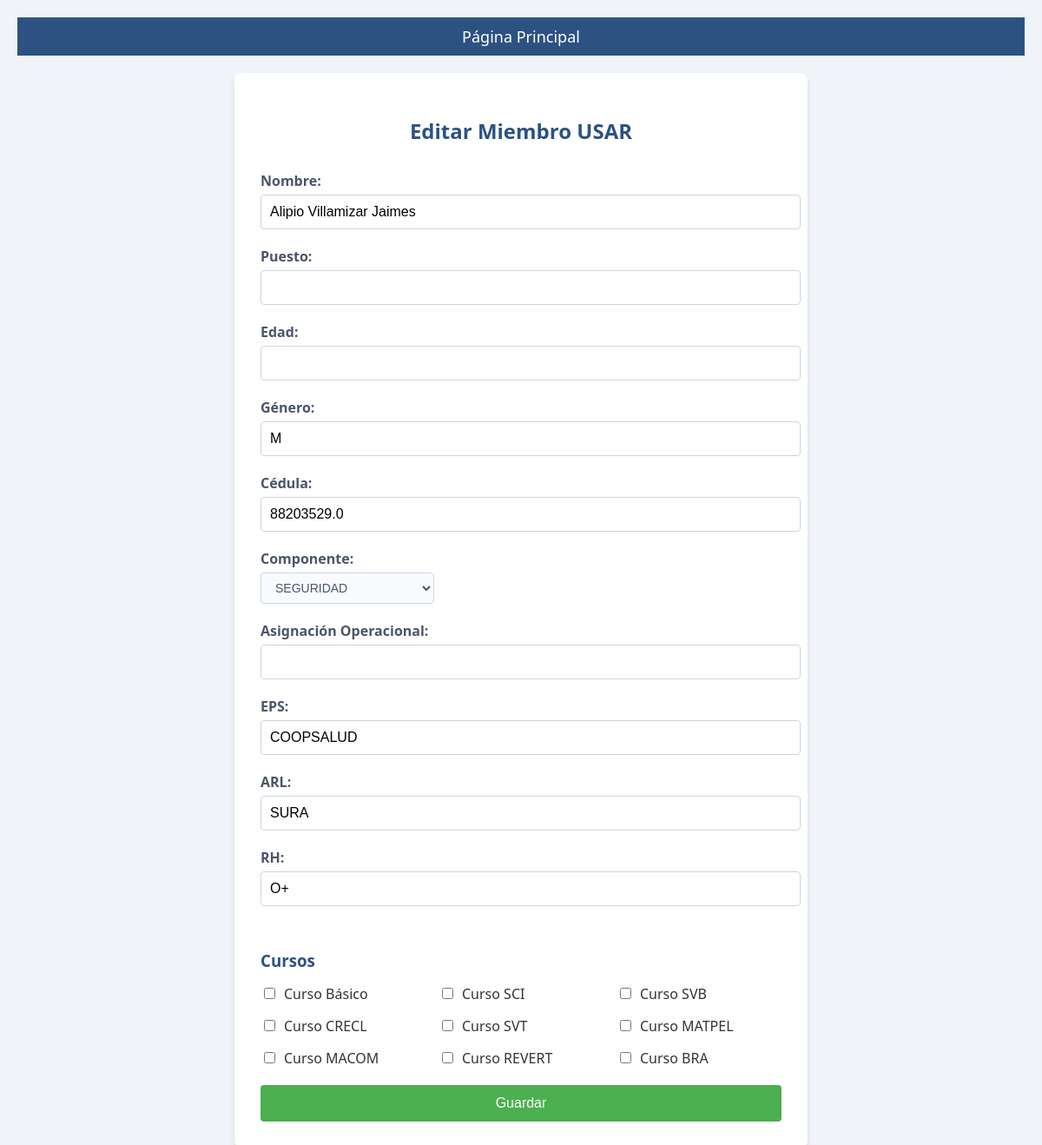
/voluntario/editar/46/, run on an earlier commit of the app's database.
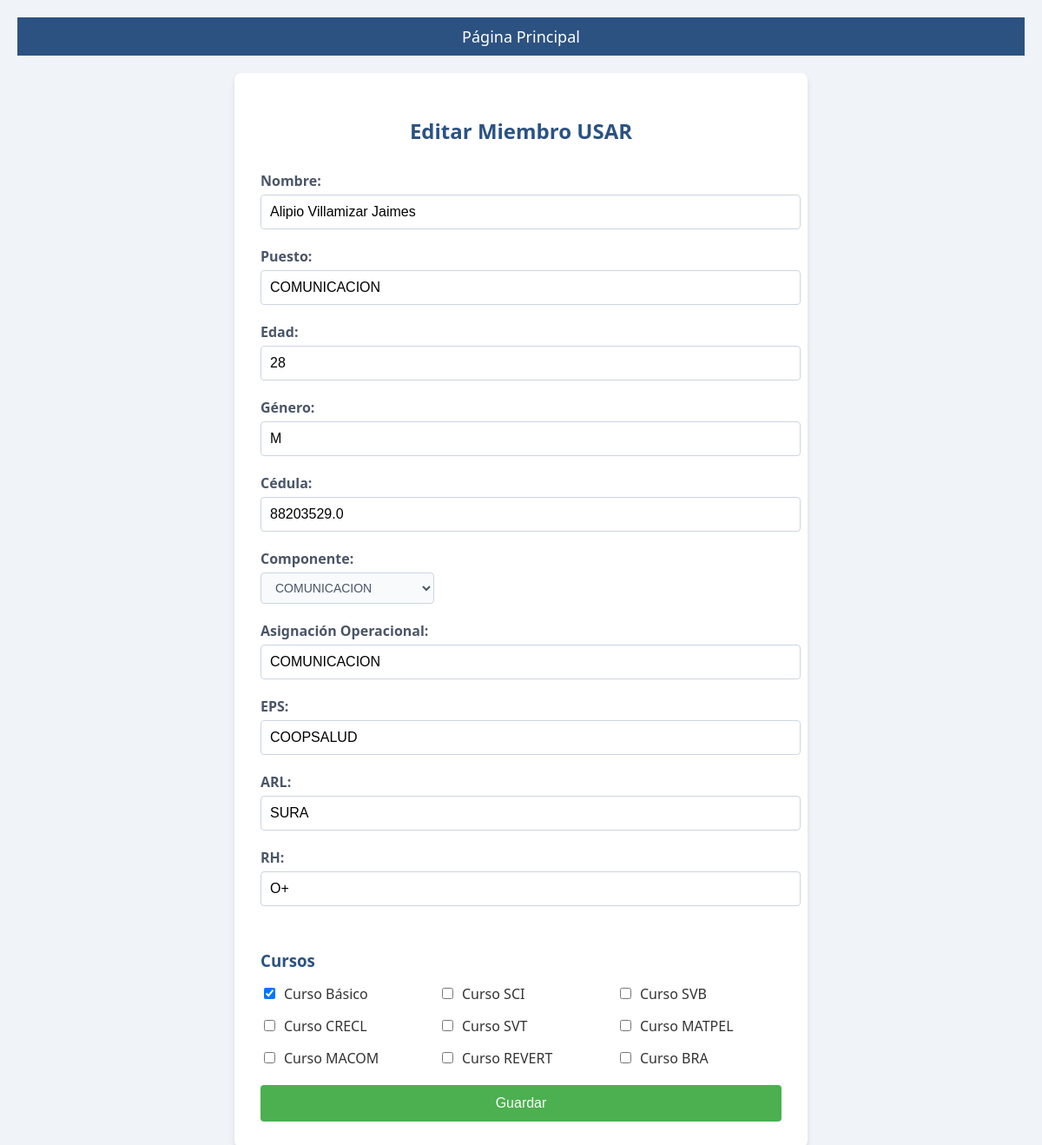
And on a later commit of the database.
### apps/integrantes/models.py (models this page shows, shortened)
class MiembroGrupoUSAR(models.Model):
    nombre = models.CharField(max_length=100, null=True)
    puesto = models.CharField(max_length=100, null=True)
    edad = models.IntegerField(null=True)
    genero = models.CharField(max_length=20, null=True)
    cedula = models.CharField(max_length=20,  null=True)
    componente = models.CharField(max_length=50, null=True)
    asignacion_operacional = models.CharField(max_length=100, null=True)
    eps = models.CharField(max_length=50, null=True)
    arl = models.CharField(max_length=50, null=True)
    rh = models.CharField(max_length=100, null=True)
    curso_basico = models.BooleanField(default=False)
    curso_sci = models.BooleanField(default=False)
    curso_svb = models.BooleanField(default=False)
    curso_crecl = models.BooleanField(default=False)
    curso_svt = models.BooleanField(default=False)
    curso_matpel = models.BooleanField(default=False)
    curso_macom = models.BooleanField(default=False)
    curso_revert = models.BooleanField(default=False)
    curso_bra = models.BooleanField(default=False)

### apps/integrantes/views.py (the view, shortened to what this page needs)
# urls.py: path('voluntario/editar/<int:pk>/', MiembroGrupoUSARUpdateView.as_view(), name='editar_miembro'),
class MiembroGrupoUSARUpdateView(UpdateView):
    model = models.MiembroGrupoUSAR
    template_name = 'form_miembro.html'
    form_class=MiembroForm
    success_url = reverse_lazy('voluntarios')
    def get_context_data(self, **kwargs):
        context = super().get_context_data(**kwargs)
        miembro = self.get_object()  # Obtenemos el objeto que se está editando
        context['miembro'] = miembro
        return context

### apps/integrantes/froms.py
class MiembroForm(forms.ModelForm):
    class Meta:
        model = MiembroGrupoUSAR
        fields = ['nombre', 'puesto', 'edad', 'genero', 'cedula', 'componente',
                  'asignacion_operacional', 'eps', 'arl', 'rh', 'curso_basico',
                  'curso_sci', 'curso_svb', 'curso_crecl', 'curso_svt',
                  'curso_matpel', 'curso_macom', 'curso_revert', 'curso_bra']

### templates/form_miembro.html (shortened to what the changed rows need)
{% extends 'base.html' %}
{% block content %}
<div class="form-container">
    <h2 class="form-title">{% if miembro %}Editar{% else %}Crear{% endif %} Miembro USAR</h2>
    <form method="post" class="usar-form">
        <div class="form-group">
            <label for="nombre">Nombre:</label>
            <input type="text" id="nombre" name="nombre" value="{{ miembro.nombre|default_if_none:'' }}" required>
        </div>
        <div class="form-group">
            <label for="puesto">Puesto:</label>
            <input type="text" id="puesto" name="puesto" value="{{ miembro.puesto|default_if_none:'' }}">
        </div>
        <div class="form-group">
            <label for="edad">Edad:</label>
            <input type="number" id="edad" name="edad" value="{{ miembro.edad|default_if_none:'' }}">
        </div>
        <div class="form-group">
            <label for="genero">Género:</label>
            <input type="text" id="genero" name="genero" value="{{ miembro.genero|default_if_none:'' }}">
        </div>
        <div class="form-group">
            <label for="cedula">Cédula:</label>
            <input type="text" id="cedula" name="cedula" value="{{ miembro.cedula|default_if_none:'' }}">
        </div>
        <div class="form-group">
            <label for="componente">Componente:</label>
            <select id="componente" name="componente">
                <option value="SEGURIDAD" {% if miembro.componente == 'SEGURIDAD' %}selected{% endif %}>SEGURIDAD</option>
                <option value="COMUNICACION" {% if miembro.componente == 'COMUNICACION' %}selected{% endif %}>COMUNICACION</option>
            </select>
        </div>
        <div class="form-group">
            <label for="asignacion_operacional">Asignación Operacional:</label>
            <input type="text" id="asignacion_operacional" name="asignacion_operacional" value="{{ miembro.asignacion_operacional|default_if_none:'' }}">
        </div>
        <div class="form-group">
            <label for="eps">EPS:</label>
            <input type="text" id="eps" name="eps" value="{{ miembro.eps|default_if_none:'' }}">
        </div>
        <div class="form-group">
            <label for="arl">ARL:</label>
            <input type="text" id="arl" name="arl" value="{{ miembro.arl|default_if_none:'' }}">
        </div>
        <div class="form-group">
            <label for="rh">RH:</label>
            <input type="text" id="rh" name="rh" value="{{ miembro.rh|default_if_none:'' }}">
        </div>
        <div class="courses-container">
            <div class="course-item">
                <input type="checkbox" id="curso_basico" name="curso_basico" {% if miembro.curso_basico %}checked{% endif %}>
                <label for="curso_basico">Curso Básico</label>
            </div>
            <div class="course-item">
                <input type="checkbox" id="curso_sci" name="curso_sci" {% if miembro.curso_sci %}checked{% endif %}>
                <label for="curso_sci">Curso SCI</label>
            </div>
            <div class="course-item">
                <input type="checkbox" id="curso_svb" name="curso_svb" {% if miembro.curso_svb %}checked{% endif %}>
                <label for="curso_svb">Curso SVB</label>
            </div>
            <div class="course-item">
                <input type="checkbox" id="curso_crecl" name="curso_crecl" {% if miembro.curso_crecl %}checked{% endif %}>
                <label for="curso_crecl">Curso CRECL</label>
            </div>
            <div class="course-item">
                <input type="checkbox" id="curso_svt" name="curso_svt" {% if miembro.curso_svt %}checked{% endif %}>
                <label for="curso_svt">Curso SVT</label>
            </div>
            <div class="course-item">
                <input type="checkbox" id="curso_matpel" name="curso_matpel" {% if miembro.curso_matpel %}checked{% endif %}>
                <label for="curso_matpel">Curso MATPEL</label>
            </div>
            <div class="course-item">
                <input type="checkbox" id="curso_macom" name="curso_macom" {% if miembro.curso_macom %}checked{% endif %}>
                <label for="curso_macom">Curso MACOM</label>
            </div>
            <div class="course-item">
                <input type="checkbox" id="curso_revert" name="curso_revert" {% if miembro.curso_revert %}checked{% endif %}>
                <label for="curso_revert">Curso REVERT</label>
            </div>
            <div class="course-item">
                <input type="checkbox" id="curso_bra" name="curso_bra" {% if miembro.curso_bra %}checked{% endif %}>
                <label for="curso_bra">Curso BRA</label>
            </div>
        </div>
    </form>
</div>
{% endblock %}

What changed in the data, as far as the page shows it:
changed MiembroGrupoUSAR "Alipio Villamizar Jaimes": puesto (not shown) → "COMUNICACION"; edad (not shown) → "28"; componente (not shown) → "COMUNICACION"; asignacion_operacional (not shown) → "COMUNICACION"; curso_basico "☐" → "☑"
Also different on the page:
form field componente: "SEGURIDAD" → (not shown)
